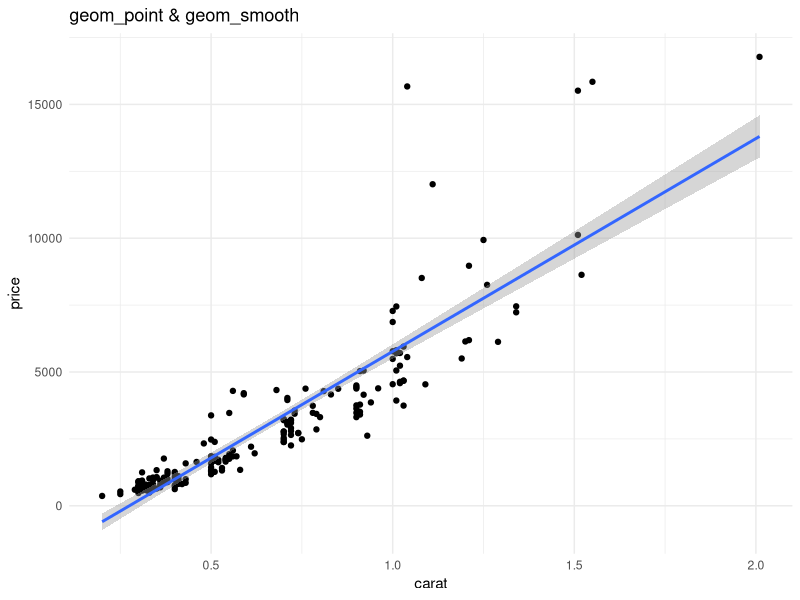

Write R code to recreate this figure.
library(tidyverse)

set.seed(1)

plot.data <-
    diamonds %>%
    filter(color == "D") %>%
    sample_n(200)

ggplot(plot.data, aes(x=carat, y=price)) +
    geom_point() +
    geom_smooth(method ="lm") +
    labs(title = "geom_point & geom_smooth") +
    theme_minimal()